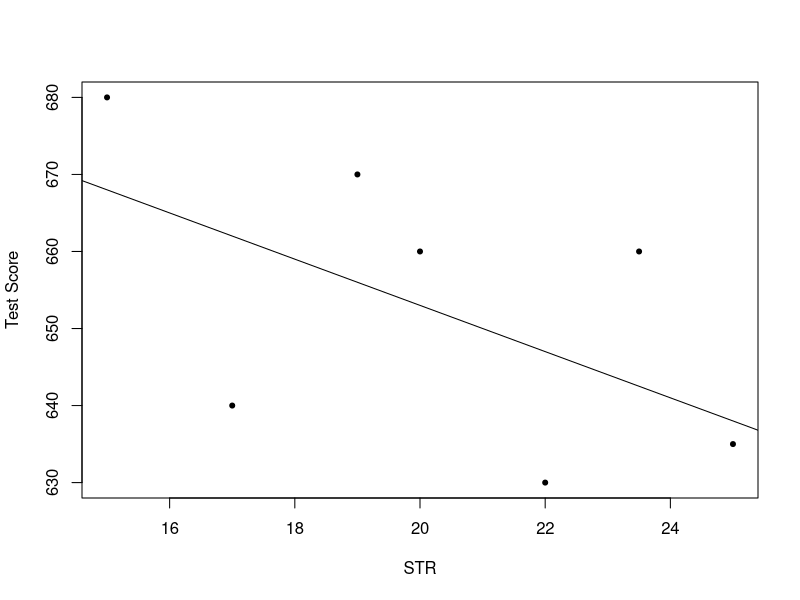

Write R code to recreate this figure.
#To work with these data in R we begin by generating two vectors:
#one for the student-teacher ratios (STR) and one for test scores (TestScore),
#both containing the data from the table above.
# Create sample data
STR <- c(15, 17, 19, 20, 22, 23.5, 25)
TestScore <- c(680, 640, 670, 660, 630, 660, 635)

#Q1. Report mean and variance for STR and TestScore
mean(STR)
mean(TestScore)
#Q2. Report covariance and correlation coefficient
cov(STR, TestScore)
cor(STR, TestScore)
#Q3. Report estimator b_0 and b_1
linear_reg <- lm(TestScore~STR)
summary(linear_reg)
linear_reg$coefficients

#Q4 Total sum of residuals
sum(linear_reg$residuals)

#Q5 create a scatterplot of the data
plot(TestScore ~ STR,ylab="Test Score",pch=20)
# add the systematic relationship to the plot
abline(a = 713, b = -3)

